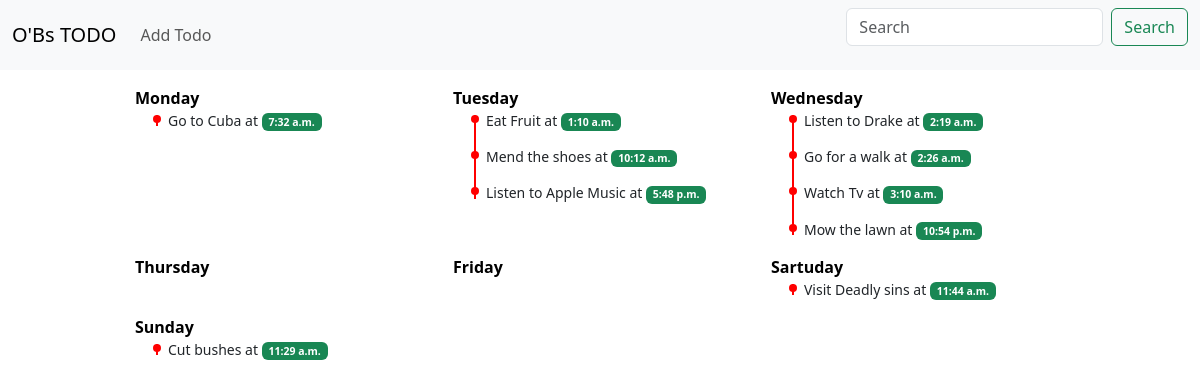
/todo/, run on the app's committed database.
### todo/models.py (models this page shows, shortened)
class Day(models.Model):
    DAYS_OF_WEEK = (
        ("monday", "Monday"),
        ("tuesday", "Tuesday"),
        ("wednesday", "Wednesday"),
        ("thursday", "Thursday"),
        ("friday", "Friday"),
        ("sartuday", "Sartuday"),
        ("sunday", "Sunday"),
    )
    day = models.CharField(max_length=200, choices=DAYS_OF_WEEK, unique=True)
    def __str__(self):
        return self.day

class Todo(models.Model):
    day = models.ForeignKey(Day, on_delete=models.CASCADE, related_name="todo")
    todo = models.CharField(max_length=200, blank=False)
    created = models.TimeField(auto_now=False, auto_now_add=False)
    class Meta:
        ordering = ("created",)

### todo/views.py (the view)
# urls.py: path("", views.index, name="index"),
def index(request):
    days = Day.objects.all()
    context = {"days": days}
    return render(request, "todo/index.html", context)

### todo/templates/todo/index.html (shortened to what this page needs)
{% extends "main.html" %}
{% block content %}
<div class="container">
  <div class="col-md-10 m-auto mt-3">
    <div class="row">
      {% for day in days %}
      <div class="col-md-4">
        <span><strong>
          <a href="{% url "todo:show" day %}" style="text-decoration:none;color: black">
            {{ day|title }}
          </a>
        </strong></span>
        <ul class="ul-item" style="margin-left: 18px">
          {% for todo in day.todo.all %}
          <small><li class="li-item">{{ todo.todo }} at
            <span class="badge bg-success">{{ todo.created }}</span>
          </li></small>
          {% endfor %}
        </ul>
      </div>
      {% endfor %}
    </div>
  </div>
</div>
{% endblock %}

### data on the page
Day: day "Monday"
Todo: todo "Go to Cuba", created "7:32 a.m."
Day: day "Tuesday"
Todo: todo "Eat Fruit", created "1:10 a.m."
Todo: todo "Mend the shoes", created "10:12 a.m."
Todo: todo "Listen to Apple Music", created "5:48 p.m."
Day: day "Wednesday"
Todo: todo "Listen to Drake", created "2:19 a.m."
Todo: todo "Go for a walk", created "2:26 a.m."
Todo: todo "Watch Tv", created "3:10 a.m."
Todo: todo "Mow the lawn", created "10:54 p.m."
Day: day "Thursday"
Day: day "Friday"
Day: day "Sartuday"
Todo: todo "Visit Deadly sins", created "11:44 a.m."
Day: day "Sunday"
Todo: todo "Cut bushes", created "11:29 a.m."
